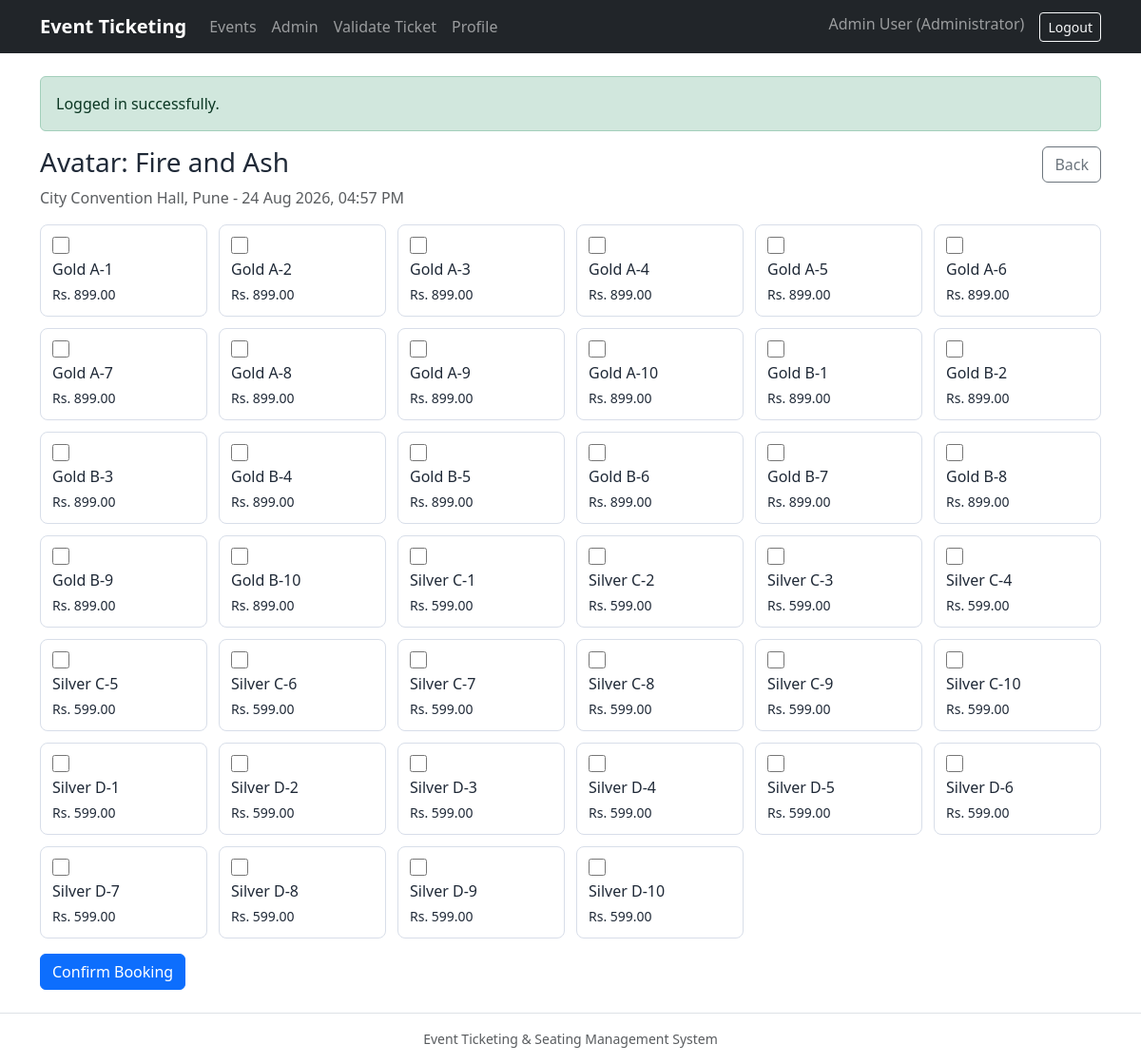
/booking.php?event_id=3 (signed in), run on the app's committed database.
### tables this page shows
CREATE TABLE events (
    event_id INT AUTO_INCREMENT PRIMARY KEY,
    organizer_id INT NOT NULL,
    venue_id INT NOT NULL,
    title VARCHAR(160) NOT NULL,
    description TEXT,
    event_date DATETIME NOT NULL,
    status ENUM('Draft','Published','Cancelled','Completed') NOT NULL DEFAULT 'Draft',
    poster_image VARCHAR(255),
    created_at TIMESTAMP NOT NULL DEFAULT CURRENT_TIMESTAMP,
    FOREIGN KEY (organizer_id) REFERENCES users(user_id),
    FOREIGN KEY (venue_id) REFERENCES venues(venue_id)
);

CREATE TABLE venues (
    venue_id INT AUTO_INCREMENT PRIMARY KEY,
    name VARCHAR(120) NOT NULL,
    address VARCHAR(255) NOT NULL,
    city VARCHAR(80) NOT NULL,
    capacity INT NOT NULL,
    is_active TINYINT(1) NOT NULL DEFAULT 1,
    CHECK (capacity > 0)
);

CREATE TABLE seats (
    seat_id INT AUTO_INCREMENT PRIMARY KEY,
    row_id INT NOT NULL,
    seat_number VARCHAR(20) NOT NULL,
    is_active TINYINT(1) NOT NULL DEFAULT 1,
    UNIQUE (row_id, seat_number),
    FOREIGN KEY (row_id) REFERENCES seat_rows(row_id) ON DELETE CASCADE
);

CREATE TABLE sections (
    section_id INT AUTO_INCREMENT PRIMARY KEY,
    venue_id INT NOT NULL,
    name VARCHAR(80) NOT NULL,
    UNIQUE (venue_id, name),
    FOREIGN KEY (venue_id) REFERENCES venues(venue_id) ON DELETE CASCADE
);

CREATE TABLE seat_rows (
    row_id INT AUTO_INCREMENT PRIMARY KEY,
    section_id INT NOT NULL,
    row_label VARCHAR(20) NOT NULL,
    UNIQUE (section_id, row_label),
    FOREIGN KEY (section_id) REFERENCES sections(section_id) ON DELETE CASCADE
);

CREATE TABLE ticket_types (
    ticket_type_id INT AUTO_INCREMENT PRIMARY KEY,
    event_id INT NOT NULL,
    section_id INT NOT NULL,
    type_name VARCHAR(80) NOT NULL,
    price DECIMAL(10,2) NOT NULL,
    UNIQUE (event_id, section_id, type_name),
    CHECK (price >= 0),
    FOREIGN KEY (event_id) REFERENCES events(event_id) ON DELETE CASCADE,
    FOREIGN KEY (section_id) REFERENCES sections(section_id)
);

### includes/functions.php (called while the page is built, shortened)
<?php
function e(?string $value): string
{
    return htmlspecialchars($value ?? '', ENT_QUOTES, 'UTF-8');
}
function page_header(string $title): void
{
    require __DIR__ . '/navbar.php';
}
function page_footer(): void
{
    require __DIR__ . '/footer.php';
}

### public/booking.php (the view, shortened to what this page needs)
<?php
$db = get_db();
$eventId = (int)($_GET['event_id'] ?? $_POST['event_id'] ?? 0);
$eventStmt = $db->prepare(
    "SELECT e.*, v.name AS venue_name, v.city
     FROM events e JOIN venues v ON v.venue_id = e.venue_id
     WHERE e.event_id = ? AND e.status = 'Published'"
);
$eventStmt->execute([$eventId]);
$event = $eventStmt->fetch();
$seatStmt = $db->prepare(
    "SELECT s.seat_id, sec.name AS section_name, r.row_label, s.seat_number, tt.price,
            CASE WHEN bs.booking_seat_id IS NULL THEN 1 ELSE 0 END AS is_available
     FROM seats s
     JOIN seat_rows r ON r.row_id = s.row_id
     JOIN sections sec ON sec.section_id = r.section_id
     JOIN ticket_types tt ON tt.section_id = sec.section_id AND tt.event_id = ?
     LEFT JOIN booking_seats bs ON bs.event_id = ? AND bs.seat_id = s.seat_id AND bs.status IN ('Held','Booked')
     WHERE sec.venue_id = ?
     ORDER BY sec.name, r.row_label, CAST(s.seat_number AS UNSIGNED)"
);
$seatStmt->execute([$eventId, $eventId, $event['venue_id']]);
$seats = $seatStmt->fetchAll();
?>
<div class="d-flex justify-content-between align-items-start gap-3 mb-3">
    <div>
        <h1 class="h3"><?= e($event['title']) ?></h1>
        <p class="text-muted mb-0"><?= e($event['venue_name']) ?>, <?= e($event['city']) ?> - <?= e(date('d M Y, h:i A', strtotime($event['event_date']))) ?></p>
    </div>
    <a class="btn btn-outline-secondary" href="events.php">Back</a>
</div>
<form method="post">
    <div class="seat-grid mb-3">
        <?php foreach ($seats as $seat): ?>
            <label class="seat-tile <?= $seat['is_available'] ? '' : 'disabled' ?>">
                <input type="checkbox" name="seat_ids[]" value="<?= (int)$seat['seat_id'] ?>" <?= $seat['is_available'] ? '' : 'disabled' ?>>
                <span><?= e($seat['section_name']) ?> <?= e($seat['row_label']) ?>-<?= e($seat['seat_number']) ?></span>
                <small>Rs. <?= number_format((float)$seat['price'], 2) ?></small>
            </label>
        <?php endforeach; ?>
    </div>
    <button class="btn btn-primary">Confirm Booking</button>
</form>

### assets/css/style.css (style rules this page uses)
:root { --ink: #1f2937; --muted: #6b7280; --line: #d8dee9; --panel: #f8fafc; --brand: #2563eb; --accent: #f59e0b; }
body { color: var(--ink); background: #ffffff; }
.seat-grid { display: grid; grid-template-columns: repeat(auto-fill, minmax(150px, 1fr)); gap: .75rem; }
.seat-tile { display: flex; flex-direction: column; gap: .25rem; min-height: 82px; padding: .75rem; border: 1px solid var(--line); border-radius: 8px; cursor: pointer; background: #fff; }
.seat-tile input { width: 18px; height: 18px; }

### data on the page
events: title "Avatar: Fire and Ash", venue.name "City Convention Hall", venue.city "Pune", event_date "24 Aug 2026, 04:57 PM"
seats: sections.name "Gold", row.row_label "A", seat_number "1", ticket_types.price "899.00"
seats: sections.name "Gold", row.row_label "A", seat_number "2", ticket_types.price "899.00"
seats: sections.name "Gold", row.row_label "A", seat_number "3", ticket_types.price "899.00"
seats: sections.name "Gold", row.row_label "A", seat_number "4", ticket_types.price "899.00"
seats: sections.name "Gold", row.row_label "A", seat_number "5", ticket_types.price "899.00"
seats: sections.name "Gold", row.row_label "A", seat_number "6", ticket_types.price "899.00"
seats: sections.name "Gold", row.row_label "A", seat_number "7", ticket_types.price "899.00"
seats: sections.name "Gold", row.row_label "A", seat_number "8", ticket_types.price "899.00"
seats: sections.name "Gold", row.row_label "A", seat_number "9", ticket_types.price "899.00"
seats: sections.name "Gold", row.row_label "A", seat_number "10", ticket_types.price "899.00"
seats: sections.name "Gold", row.row_label "B", seat_number "1", ticket_types.price "899.00"
seats: sections.name "Gold", row.row_label "B", seat_number "2", ticket_types.price "899.00"
seats: sections.name "Gold", row.row_label "B", seat_number "3", ticket_types.price "899.00"
seats: sections.name "Gold", row.row_label "B", seat_number "4", ticket_types.price "899.00"
seats: sections.name "Gold", row.row_label "B", seat_number "5", ticket_types.price "899.00"
seats: sections.name "Gold", row.row_label "B", seat_number "6", ticket_types.price "899.00"
seats: sections.name "Gold", row.row_label "B", seat_number "7", ticket_types.price "899.00"
seats: sections.name "Gold", row.row_label "B", seat_number "8", ticket_types.price "899.00"
seats: sections.name "Gold", row.row_label "B", seat_number "9", ticket_types.price "899.00"
seats: sections.name "Gold", row.row_label "B", seat_number "10", ticket_types.price "899.00"
seats: sections.name "Silver", row.row_label "C", seat_number "1", ticket_types.price "599.00"
seats: sections.name "Silver", row.row_label "C", seat_number "2", ticket_types.price "599.00"
seats: sections.name "Silver", row.row_label "C", seat_number "3", ticket_types.price "599.00"
seats: sections.name "Silver", row.row_label "C", seat_number "4", ticket_types.price "599.00"
seats: sections.name "Silver", row.row_label "C", seat_number "5", ticket_types.price "599.00"
seats: sections.name "Silver", row.row_label "C", seat_number "6", ticket_types.price "599.00"
seats: sections.name "Silver", row.row_label "C", seat_number "7", ticket_types.price "599.00"
seats: sections.name "Silver", row.row_label "C", seat_number "8", ticket_types.price "599.00"
seats: sections.name "Silver", row.row_label "C", seat_number "9", ticket_types.price "599.00"
seats: sections.name "Silver", row.row_label "C", seat_number "10", ticket_types.price "599.00"
seats: sections.name "Silver", row.row_label "D", seat_number "1", ticket_types.price "599.00"
seats: sections.name "Silver", row.row_label "D", seat_number "2", ticket_types.price "599.00"
seats: sections.name "Silver", row.row_label "D", seat_number "3", ticket_types.price "599.00"
seats: sections.name "Silver", row.row_label "D", seat_number "4", ticket_types.price "599.00"
seats: sections.name "Silver", row.row_label "D", seat_number "5", ticket_types.price "599.00"
seats: sections.name "Silver", row.row_label "D", seat_number "6", ticket_types.price "599.00"
seats: sections.name "Silver", row.row_label "D", seat_number "7", ticket_types.price "599.00"
seats: sections.name "Silver", row.row_label "D", seat_number "8", ticket_types.price "599.00"
seats: sections.name "Silver", row.row_label "D", seat_number "9", ticket_types.price "599.00"
seats: sections.name "Silver", row.row_label "D", seat_number "10", ticket_types.price "599.00"

### other printed values
$user['name'] "Admin User"
$user['role_name'] "Administrator"
$msg "Logged in successfully."
